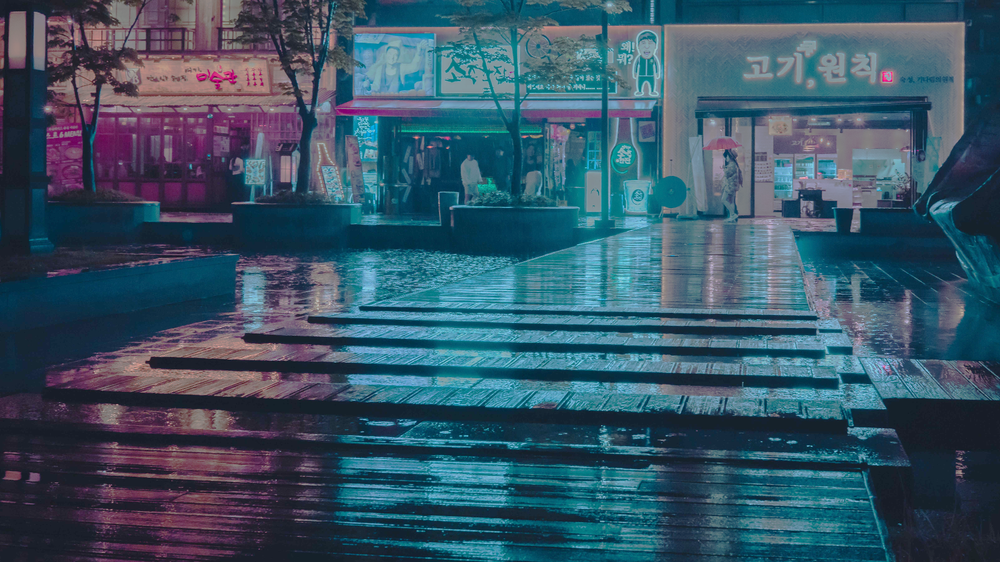
#> input picture Low contrast/lowcontrast.png, 1000 x 562 px, shrunk from 1920 x 1080 before the run
$ python 1.py
#> lines starting #> are read from the running program, lines starting #| are printed output that depends on the picture
import cv2
import numpy as np
import matplotlib
matplotlib.use('TkAgg')
import matplotlib.pyplot as plt

# Read the input image in grayscale
image = cv2.imread('lowcontrast.png', cv2.IMREAD_GRAYSCALE)
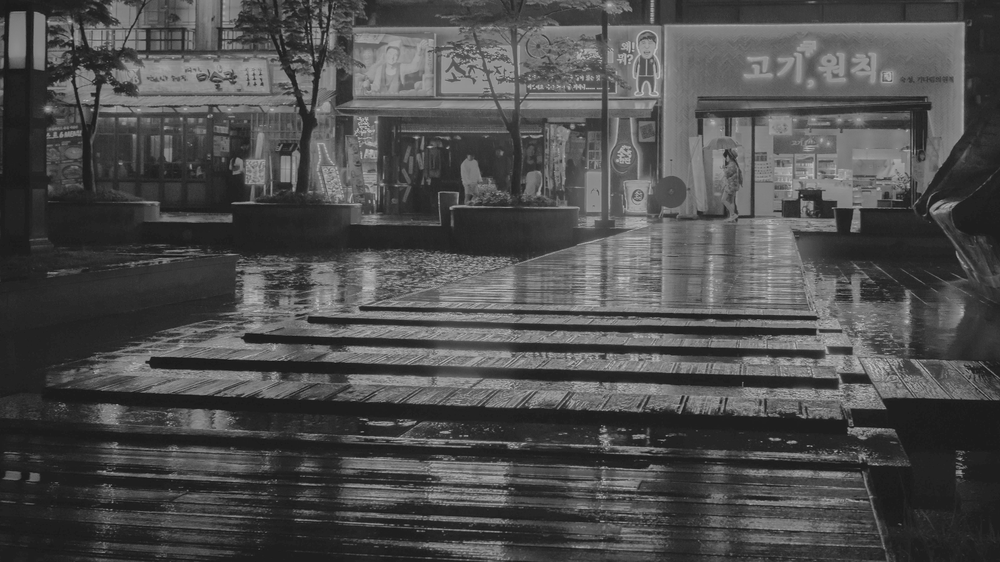
#> image: shape (562, 1000); min 17, max 203, mean 77.2
#plt.imshow(image,cmap="gray")

# Calculate the histogram of the grayscale image
histogram = cv2.calcHist([image], [0], None, [256], [0, 255])
#> histogram = 256 values, max 22155 at index 30, min 0 at index 0, mean 2195.3

# Normalize the histogram so it sums to 1
histogram = histogram / histogram.sum()
#> histogram = 256 values, max 0.0394 at index 30, min 0 at index 0, mean 0.00391
#print(histogram.sum())

# Plot the histogram
plt.figure(figsize=(10, 6))
plt.title("Original Image Histogram")
plt.xlabel("Pixel Intensity")
plt.ylabel("Frequency")
plt.plot(histogram)
plt.xlim([0, 255])
plt.show()
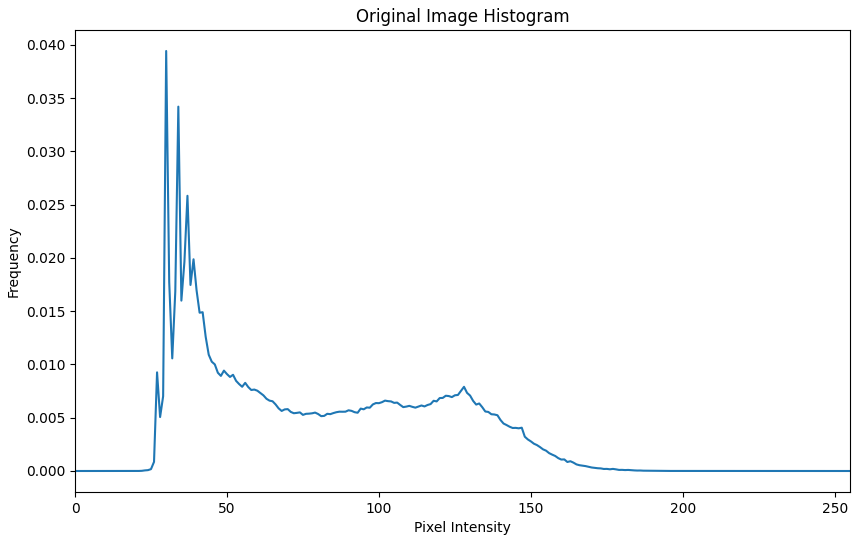
#> figure drawn by matplotlib, 1 panel; curve peaks at x = 30, y = 0.0394

# Compute the cumulative distribution function (CDF)
cdf = histogram.cumsum()
#> cdf = 256 values from 0 to 1

# Normalize the CDF to make sure it spans the full range [0, 255]
cdf_normalized = cdf * 255 / cdf[-1]
#> cdf_normalized = 256 values from 0 to 255

# Plot the CDF
plt.figure(figsize=(10, 6))
plt.title("Cumulative Distribution Function (CDF)")
plt.xlabel("Pixel Intensity")
plt.ylabel("Cumulative Frequency")
plt.plot(cdf_normalized)
plt.xlim([0, 256])
plt.show()
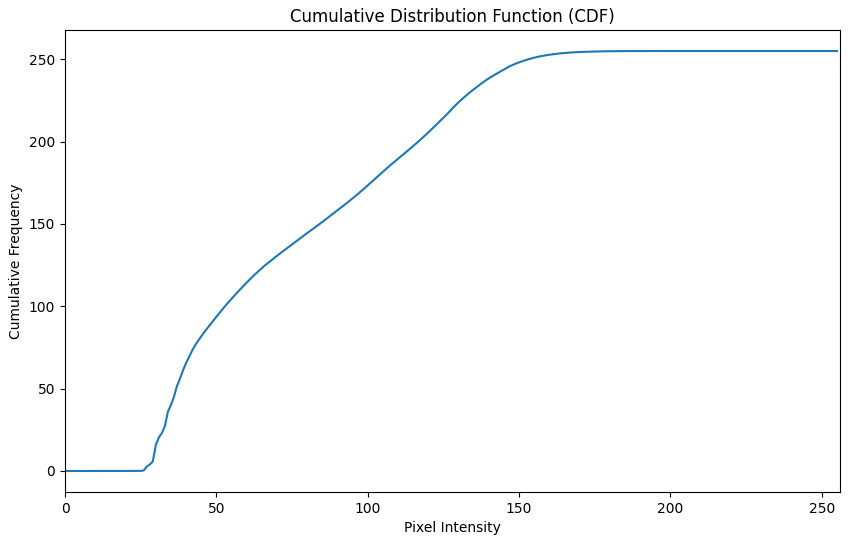
#> figure drawn by matplotlib, 1 panel; curve peaks at x = 203, y = 255

# Create an empty array for the equalized image
equalized_image = np.zeros_like(image)

# Map each pixel value in the original image to the new value using the CDF
for i in range(image.shape[0]):
    for j in range(image.shape[1]):
        equalized_image[i, j] = cdf_normalized[image[i, j]]
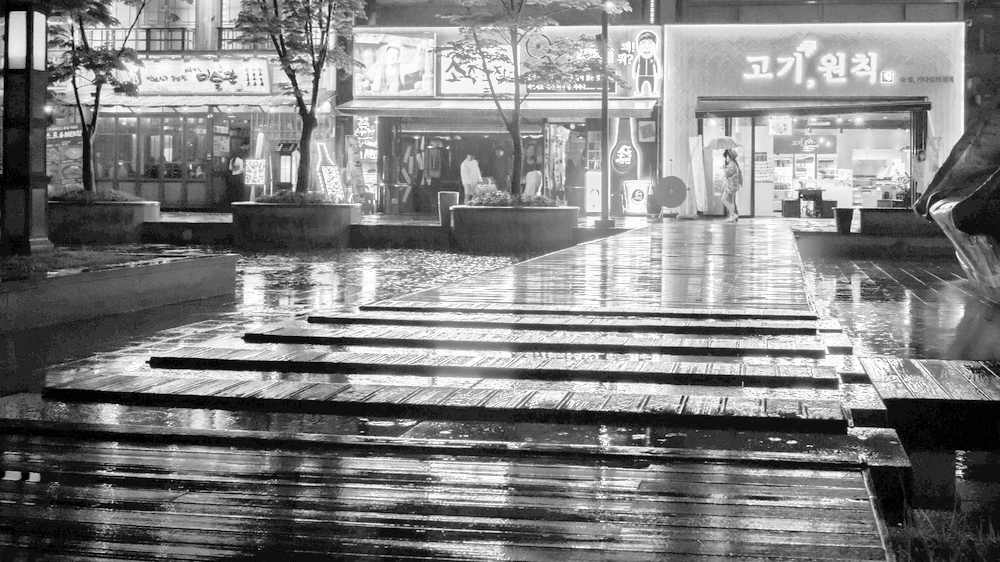
#> equalized_image: shape (562, 1000); min 0, max 255, mean 128.5


# Display the original and equalized images side by side
plt.figure(figsize=(12, 6))

plt.subplot(1, 2, 1)
plt.title("Original Image")
plt.imshow(image, cmap='gray')
plt.axis('off')

plt.subplot(1, 2, 2)
plt.title("Equalized Image")
plt.imshow(equalized_image, cmap='gray')
plt.axis('off')
plt.show()
